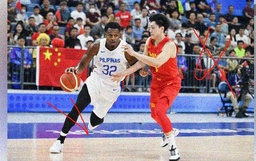
#> input picture pythonProject/Chapter3/Chapter3_1/image_added_noises0.jpg, 256 x 161 px, shrunk from 797 x 500 before the run
$ python Averaging_With_Limited.py
#> lines starting #> are read from the running program, lines starting #| are printed output that depends on the picture
import cv2
import numpy as np

# 读取图像
image = cv2.imread('image_added_noises0.jpg', 1)
#> image is the input picture: shape (161, 256, 3); mean B, G, R 139.9, 123.9, 139.7

# 定义处理窗口大小
window_size = 5

# 复制原始图像以保留原始数据
processed_image = np.copy(image)

# 遍历图像像素并应用平均处理，考虑像素有效性
for y in range(window_size // 2, image.shape[0] - window_size // 2):
    for x in range(window_size // 2, image.shape[1] - window_size // 2):
        window = image[y - window_size // 2: y + window_size // 2 + 1, x - window_size // 2: x + window_size // 2 + 1]

        # 限制窗口内像素有效性
        valid_pixels = [pixel for pixel in window.flatten() if pixel >= 0]

        if valid_pixels:
            average = sum(valid_pixels) / len(valid_pixels)
            processed_image[y, x] = average
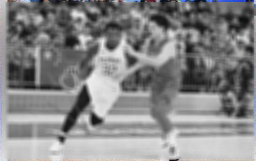
#> processed_image: shape (161, 256, 3); mean B, G, R 134.4, 133.9, 134

# 显示原始图像和处理后的图像
cv2.imshow('Original Image', image)
cv2.imshow('Processed Image', processed_image)
cv2.imwrite('denoisesanddesscratch.jpg', processed_image)

# 等待用户按下任意键后关闭窗口
cv2.waitKey(0)
cv2.destroyAllWindows()
